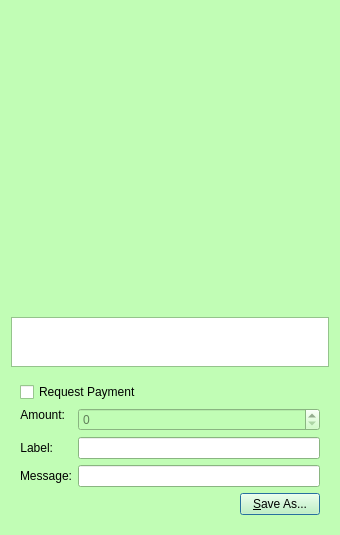
<?xml version="1.0" encoding="UTF-8"?>
<ui version="4.0">
 <class>QRCodeDialog</class>
 <widget class="QDialog" name="QRCodeDialog">
  <property name="geometry">
   <rect>
    <x>0</x>
    <y>0</y>
    <width>340</width>
    <height>530</height>
   </rect>
  </property>
  <property name="palette">
   <palette>
    <active>
     <colorrole role="WindowText">
      <brush brushstyle="SolidPattern">
       <color alpha="255">
        <red>0</red>
        <green>0</green>
        <blue>0</blue>
       </color>
      </brush>
     </colorrole>
     <colorrole role="Button">
      <brush brushstyle="SolidPattern">
       <color alpha="255">
        <red>193</red>
        <green>253</green>
        <blue>181</blue>
       </color>
      </brush>
     </colorrole>
     <colorrole role="Light">
      <brush brushstyle="SolidPattern">
       <color alpha="255">
        <red>255</red>
        <green>255</green>
        <blue>255</blue>
       </color>
      </brush>
     </colorrole>
     <colorrole role="Midlight">
      <brush brushstyle="SolidPattern">
       <color alpha="255">
        <red>224</red>
        <green>254</green>
        <blue>218</blue>
       </color>
      </brush>
     </colorrole>
     <colorrole role="Dark">
      <brush brushstyle="SolidPattern">
       <color alpha="255">
        <red>96</red>
        <green>126</green>
        <blue>90</blue>
       </color>
      </brush>
     </colorrole>
     <colorrole role="Mid">
      <brush brushstyle="SolidPattern">
       <color alpha="255">
        <red>129</red>
        <green>169</green>
        <blue>121</blue>
       </color>
      </brush>
     </colorrole>
     <colorrole role="Text">
      <brush brushstyle="SolidPattern">
       <color alpha="255">
        <red>0</red>
        <green>0</green>
        <blue>0</blue>
       </color>
      </brush>
     </colorrole>
     <colorrole role="BrightText">
      <brush brushstyle="SolidPattern">
       <color alpha="255">
        <red>255</red>
        <green>255</green>
        <blue>255</blue>
       </color>
      </brush>
     </colorrole>
     <colorrole role="ButtonText">
      <brush brushstyle="SolidPattern">
       <color alpha="255">
        <red>0</red>
        <green>0</green>
        <blue>0</blue>
       </color>
      </brush>
     </colorrole>
     <colorrole role="Base">
      <brush brushstyle="SolidPattern">
       <color alpha="255">
        <red>255</red>
        <green>255</green>
        <blue>255</blue>
       </color>
      </brush>
     </colorrole>
     <colorrole role="Window">
      <brush brushstyle="SolidPattern">
       <color alpha="255">
        <red>193</red>
        <green>253</green>
        <blue>181</blue>
       </color>
      </brush>
     </colorrole>
     <colorrole role="Shadow">
      <brush brushstyle="SolidPattern">
       <color alpha="255">
        <red>0</red>
        <green>0</green>
        <blue>0</blue>
       </color>
      </brush>
     </colorrole>
     <colorrole role="AlternateBase">
      <brush brushstyle="SolidPattern">
       <color alpha="255">
        <red>224</red>
        <green>254</green>
        <blue>218</blue>
       </color>
      </brush>
     </colorrole>
     <colorrole role="ToolTipBase">
      <brush brushstyle="SolidPattern">
       <color alpha="255">
        <red>255</red>
        <green>255</green>
        <blue>220</blue>
       </color>
      </brush>
     </colorrole>
     <colorrole role="ToolTipText">
      <brush brushstyle="SolidPattern">
       <color alpha="255">
        <red>0</red>
        <green>0</green>
        <blue>0</blue>
       </color>
      </brush>
     </colorrole>
    </active>
    <inactive>
     <colorrole role="WindowText">
      <brush brushstyle="SolidPattern">
       <color alpha="255">
        <red>0</red>
        <green>0</green>
        <blue>0</blue>
       </color>
      </brush>
     </colorrole>
     <colorrole role="Button">
      <brush brushstyle="SolidPattern">
       <color alpha="255">
        <red>193</red>
        <green>253</green>
        <blue>181</blue>
       </color>
      </brush>
     </colorrole>
     <colorrole role="Light">
      <brush brushstyle="SolidPattern">
       <color alpha="255">
        <red>255</red>
        <green>255</green>
        <blue>255</blue>
       </color>
      </brush>
     </colorrole>
     <colorrole role="Midlight">
      <brush brushstyle="SolidPattern">
       <color alpha="255">
        <red>224</red>
        <green>254</green>
        <blue>218</blue>
       </color>
      </brush>
     </colorrole>
     <colorrole role="Dark">
      <brush brushstyle="SolidPattern">
       <color alpha="255">
        <red>96</red>
        <green>126</green>
        <blue>90</blue>
       </color>
      </brush>
     </colorrole>
     <colorrole role="Mid">
      <brush brushstyle="SolidPattern">
       <color alpha="255">
        <red>129</red>
        <green>169</green>
        <blue>121</blue>
       </color>
      </brush>
     </colorrole>
     <colorrole role="Text">
      <brush brushstyle="SolidPattern">
       <color alpha="255">
        <red>0</red>
        <green>0</green>
        <blue>0</blue>
       </color>
      </brush>
     </colorrole>
     <colorrole role="BrightText">
      <brush brushstyle="SolidPattern">
       <color alpha="255">
        <red>255</red>
        <green>255</green>
        <blue>255</blue>
       </color>
      </brush>
     </colorrole>
     <colorrole role="ButtonText">
      <brush brushstyle="SolidPattern">
       <color alpha="255">
        <red>0</red>
        <green>0</green>
        <blue>0</blue>
       </color>
      </brush>
     </colorrole>
     <colorrole role="Base">
      <brush brushstyle="SolidPattern">
       <color alpha="255">
        <red>255</red>
        <green>255</green>
        <blue>255</blue>
       </color>
      </brush>
     </colorrole>
     <colorrole role="Window">
      <brush brushstyle="SolidPattern">
       <color alpha="255">
        <red>193</red>
        <green>253</green>
        <blue>181</blue>
       </color>
      </brush>
     </colorrole>
     <colorrole role="Shadow">
      <brush brushstyle="SolidPattern">
       <color alpha="255">
        <red>0</red>
        <green>0</green>
        <blue>0</blue>
       </color>
      </brush>
     </colorrole>
     <colorrole role="AlternateBase">
      <brush brushstyle="SolidPattern">
       <color alpha="255">
        <red>224</red>
        <green>254</green>
        <blue>218</blue>
       </color>
      </brush>
     </colorrole>
     <colorrole role="ToolTipBase">
      <brush brushstyle="SolidPattern">
       <color alpha="255">
        <red>255</red>
        <green>255</green>
        <blue>220</blue>
       </color>
      </brush>
     </colorrole>
     <colorrole role="ToolTipText">
      <brush brushstyle="SolidPattern">
       <color alpha="255">
        <red>0</red>
        <green>0</green>
        <blue>0</blue>
       </color>
      </brush>
     </colorrole>
    </inactive>
    <disabled>
     <colorrole role="WindowText">
      <brush brushstyle="SolidPattern">
       <color alpha="255">
        <red>96</red>
        <green>126</green>
        <blue>90</blue>
       </color>
      </brush>
     </colorrole>
     <colorrole role="Button">
      <brush brushstyle="SolidPattern">
       <color alpha="255">
        <red>193</red>
        <green>253</green>
        <blue>181</blue>
       </color>
      </brush>
     </colorrole>
     <colorrole role="Light">
      <brush brushstyle="SolidPattern">
       <color alpha="255">
        <red>255</red>
        <green>255</green>
        <blue>255</blue>
       </color>
      </brush>
     </colorrole>
     <colorrole role="Midlight">
      <brush brushstyle="SolidPattern">
       <color alpha="255">
        <red>224</red>
        <green>254</green>
        <blue>218</blue>
       </color>
      </brush>
     </colorrole>
     <colorrole role="Dark">
      <brush brushstyle="SolidPattern">
       <color alpha="255">
        <red>96</red>
        <green>126</green>
        <blue>90</blue>
       </color>
      </brush>
     </colorrole>
     <colorrole role="Mid">
      <brush brushstyle="SolidPattern">
       <color alpha="255">
        <red>129</red>
        <green>169</green>
        <blue>121</blue>
       </color>
      </brush>
     </colorrole>
     <colorrole role="Text">
      <brush brushstyle="SolidPattern">
       <color alpha="255">
        <red>96</red>
        <green>126</green>
        <blue>90</blue>
       </color>
      </brush>
     </colorrole>
     <colorrole role="BrightText">
      <brush brushstyle="SolidPattern">
       <color alpha="255">
        <red>255</red>
        <green>255</green>
        <blue>255</blue>
       </color>
      </brush>
     </colorrole>
     <colorrole role="ButtonText">
      <brush brushstyle="SolidPattern">
       <color alpha="255">
        <red>96</red>
        <green>126</green>
        <blue>90</blue>
       </color>
      </brush>
     </colorrole>
     <colorrole role="Base">
      <brush brushstyle="SolidPattern">
       <color alpha="255">
        <red>193</red>
        <green>253</green>
        <blue>181</blue>
       </color>
      </brush>
     </colorrole>
     <colorrole role="Window">
      <brush brushstyle="SolidPattern">
       <color alpha="255">
        <red>193</red>
        <green>253</green>
        <blue>181</blue>
       </color>
      </brush>
     </colorrole>
     <colorrole role="Shadow">
      <brush brushstyle="SolidPattern">
       <color alpha="255">
        <red>0</red>
        <green>0</green>
        <blue>0</blue>
       </color>
      </brush>
     </colorrole>
     <colorrole role="AlternateBase">
      <brush brushstyle="SolidPattern">
       <color alpha="255">
        <red>193</red>
        <green>253</green>
        <blue>181</blue>
       </color>
      </brush>
     </colorrole>
     <colorrole role="ToolTipBase">
      <brush brushstyle="SolidPattern">
       <color alpha="255">
        <red>255</red>
        <green>255</green>
        <blue>220</blue>
       </color>
      </brush>
     </colorrole>
     <colorrole role="ToolTipText">
      <brush brushstyle="SolidPattern">
       <color alpha="255">
        <red>0</red>
        <green>0</green>
        <blue>0</blue>
       </color>
      </brush>
     </colorrole>
    </disabled>
   </palette>
  </property>
  <property name="windowTitle">
   <string>QR Code Dialog</string>
  </property>
  <layout class="QVBoxLayout" name="verticalLayout_3">
   <item>
    <widget class="QLabel" name="lblQRCode">
     <property name="sizePolicy">
      <sizepolicy hsizetype="Expanding" vsizetype="Expanding">
       <horstretch>0</horstretch>
       <verstretch>0</verstretch>
      </sizepolicy>
     </property>
     <property name="minimumSize">
      <size>
       <width>300</width>
       <height>300</height>
      </size>
     </property>
     <property name="textFormat">
      <enum>Qt::PlainText</enum>
     </property>
     <property name="alignment">
      <set>Qt::AlignCenter</set>
     </property>
     <property name="wordWrap">
      <bool>true</bool>
     </property>
    </widget>
   </item>
   <item>
    <widget class="QPlainTextEdit" name="outUri">
     <property name="sizePolicy">
      <sizepolicy hsizetype="Expanding" vsizetype="Minimum">
       <horstretch>0</horstretch>
       <verstretch>0</verstretch>
      </sizepolicy>
     </property>
     <property name="minimumSize">
      <size>
       <width>0</width>
       <height>50</height>
      </size>
     </property>
     <property name="tabChangesFocus">
      <bool>true</bool>
     </property>
     <property name="textInteractionFlags">
      <set>Qt::TextSelectableByKeyboard|Qt::TextSelectableByMouse</set>
     </property>
    </widget>
   </item>
   <item>
    <widget class="QWidget" name="widget" native="true">
     <layout class="QVBoxLayout" name="verticalLayout_2">
      <item>
       <widget class="QCheckBox" name="chkReqPayment">
        <property name="enabled">
         <bool>true</bool>
        </property>
        <property name="text">
         <string>Request Payment</string>
        </property>
       </widget>
      </item>
      <item>
       <layout class="QFormLayout" name="formLayout">
        <property name="fieldGrowthPolicy">
         <enum>QFormLayout::AllNonFixedFieldsGrow</enum>
        </property>
        <item row="1" column="0">
         <widget class="QLabel" name="lblLabel">
          <property name="text">
           <string>Label:</string>
          </property>
          <property name="textFormat">
           <enum>Qt::PlainText</enum>
          </property>
          <property name="alignment">
           <set>Qt::AlignRight|Qt::AlignTrailing|Qt::AlignVCenter</set>
          </property>
          <property name="buddy">
           <cstring>lnLabel</cstring>
          </property>
         </widget>
        </item>
        <item row="1" column="1">
         <widget class="QLineEdit" name="lnLabel"/>
        </item>
        <item row="2" column="0">
         <widget class="QLabel" name="lblMessage">
          <property name="text">
           <string>Message:</string>
          </property>
          <property name="textFormat">
           <enum>Qt::PlainText</enum>
          </property>
          <property name="alignment">
           <set>Qt::AlignRight|Qt::AlignTrailing|Qt::AlignVCenter</set>
          </property>
          <property name="buddy">
           <cstring>lnMessage</cstring>
          </property>
         </widget>
        </item>
        <item row="2" column="1">
         <widget class="QLineEdit" name="lnMessage"/>
        </item>
        <item row="0" column="0">
         <widget class="QLabel" name="lblAmount">
          <property name="sizePolicy">
           <sizepolicy hsizetype="Preferred" vsizetype="Maximum">
            <horstretch>0</horstretch>
            <verstretch>0</verstretch>
           </sizepolicy>
          </property>
          <property name="text">
           <string>Amount:</string>
          </property>
          <property name="textFormat">
           <enum>Qt::PlainText</enum>
          </property>
          <property name="alignment">
           <set>Qt::AlignRight|Qt::AlignTrailing|Qt::AlignVCenter</set>
          </property>
          <property name="buddy">
           <cstring>lnReqAmount</cstring>
          </property>
         </widget>
        </item>
        <item row="0" column="1">
         <widget class="BitcoinAmountField" name="lnReqAmount">
          <property name="enabled">
           <bool>false</bool>
          </property>
          <property name="minimumSize">
           <size>
            <width>80</width>
            <height>0</height>
           </size>
          </property>
         </widget>
        </item>
       </layout>
      </item>
      <item>
       <layout class="QHBoxLayout" name="horizontalLayout">
        <item>
         <spacer name="horizontalSpacer">
          <property name="orientation">
           <enum>Qt::Horizontal</enum>
          </property>
          <property name="sizeHint" stdset="0">
           <size>
            <width>40</width>
            <height>20</height>
           </size>
          </property>
         </spacer>
        </item>
        <item>
         <widget class="QPushButton" name="btnSaveAs">
          <property name="text">
           <string>&amp;Save As...</string>
          </property>
         </widget>
        </item>
       </layout>
      </item>
     </layout>
    </widget>
   </item>
  </layout>
 </widget>
 <customwidgets>
  <customwidget>
   <class>BitcoinAmountField</class>
   <extends>QSpinBox</extends>
   <header>bitcoinamountfield.h</header>
  </customwidget>
 </customwidgets>
 <resources/>
 <connections>
  <connection>
   <sender>chkReqPayment</sender>
   <signal>clicked(bool)</signal>
   <receiver>lnReqAmount</receiver>
   <slot>setEnabled(bool)</slot>
   <hints>
    <hint type="sourcelabel">
     <x>92</x>
     <y>285</y>
    </hint>
    <hint type="destinationlabel">
     <x>98</x>
     <y>311</y>
    </hint>
   </hints>
  </connection>
 </connections>
</ui>
